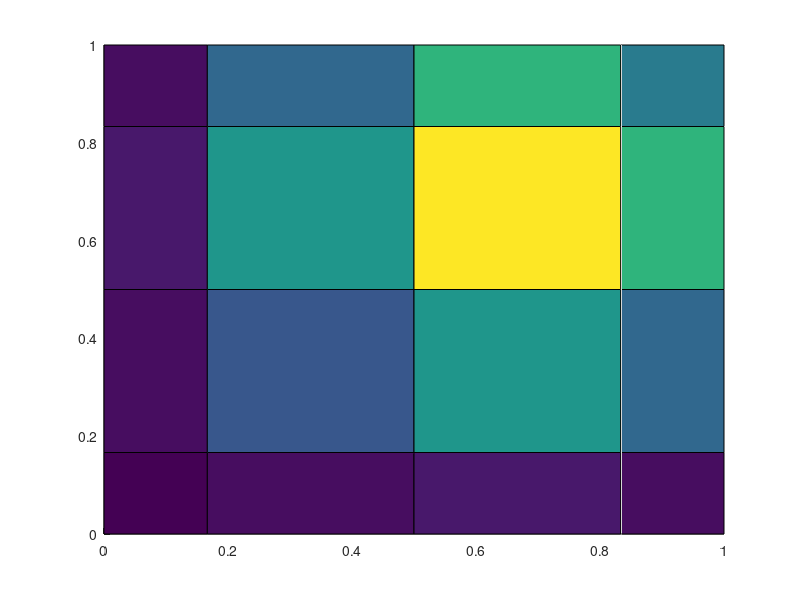

This figure's MATLAB source: (Note: this script raises an error after producing the figure.)
clear all
clf %ose all
clc

N = 3;
M = N;

beta = 1;

xp = linspace(0,1,N+1);
yp = linspace(0,1,N+1);

dxp = diff(xp);
dyp = diff(yp);

xd = [0 linspace(1/(2*N),1-1/(2*N),3) 1];
yd = [0 linspace(1/(2*N),1-1/(2*N),3) 1];

dxd = diff(xd);
dyd = diff(yd);

F = zeros((N+1)*(N+1),1);
phi_exact = zeros((N+1)*(N+1),1);
for i=1:N+1
    for j=1:N+1
        k = i+(j-1)*(N+1);
        F(k) = 2*(cos(xd(i))-cos(xd(i)+dxd(i)))*(cos(yd(j))-cos(yd(j)+dyd(j)));
        phi_exact(k) = sin(xp(i))*sin(yp(j));
    end
end
phi_bc([1:5 8:9 12:16],1) = phi_exact([1:5 8:9 12:16]);


hold on
for i=1:N+1
    for j=1:N+1
        k = i+(j-1)*(N+1);
        surf([xd(i) xd(i+1)],[yd(j) yd(j+1)],[F(k) F(k); F(k) F(k)])
    end
end

[Gp,Cp]=topology_old(N,M);

Dd = Gp';  

Grad = Gp*phi_exact;

Curl = Cp*Gp*phi_exact;

A = Dd*beta*Gp;

AA = A([6 7 10 11],[6 7 10 11]);

FF = F([6 7 10 11])-A([6 7 10 11],[1:5 8:9 12:16])*phi_bc([1:5 8:9 12:16]);

phi_in = zeros((N+1)*(N+1),1);
phi_in([6 7 10 11]) = AA\FF;

phi = phi_in+phi_bc;

PHI = zeros(N+1);
for i=1:N+1
    for j=1:N+1
        k = i+(j-1)*(N+1);
        PHI(i,j) = phi(k);
    end
end

figure
surf(xp,yp,PHI')

% Exact

xx = linspace(0,1,100);
yy = linspace(0,1,100);

phi_ex = zeros(100);
for i=1:100
    for j=1:100
        phi_ex(i,j) = sin(xx(i))*sin(yy(j));
    end
end

hold on

surf(xx,yy,phi_ex')
